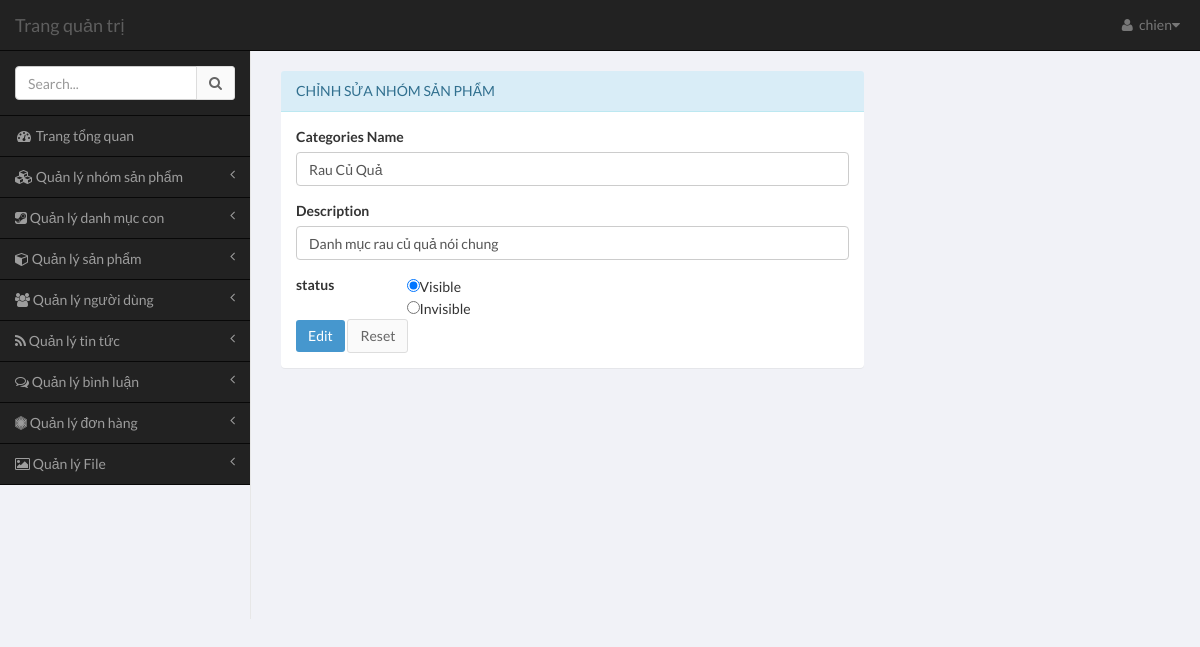
Page /admin/pages/index.php?module=category&action=edit-category&id=1 (signed in) on the committed database.
### tables this page shows
CREATE TABLE `category` (
  `category_id` int(11) NOT NULL,
  `category_name` varchar(100) NOT NULL,
  `description` varchar(255) DEFAULT NULL,
  `status` tinyint(6) DEFAULT '1',
  `created_date` int(11) DEFAULT NULL
);

### common/database.php (called while the page is built, shortened)
<?php
$mysqli = mysqli_connect(DB_HOST, DB_USER, DB_PASS, DB_NAME);
mysqli_set_charset($mysqli,"utf8");
function get_one($table,$field_name,$field_value){
	global $mysqli;
	$sql = "SELECT * FROM $table WHERE $field_name = '$field_value'";
	$res = mysqli_query($mysqli,$sql);
	return mysqli_fetch_assoc($res);
}
?>

### admin/pages/modules/category/edit-category.php (the view, shortened to what this page needs)
<?php
if (!empty($_GET['id'])) {
	$row = get_one('category','category_id',$_GET['id']);
} else {
	echo 'Tham số không hợp lệ';
}
?>
	<div class="row">
    <div class="col-md-8">
        <section class="panel panel-info" style="margin-top: 20px;">
            <header class="panel-heading" >
                Chỉnh sửa nhóm sản phẩm
            </header>
		<?php if($row) : ?>
			 <div class="panel-body">
				<form action="" method="POST" role="form">
					<div class="form-group">
						<label for="">Categories Name</label>
						<input type="text" class="form-control" name="category_name" value="<?php echo $row["category_name"]; ?>">
					</div>
					<div class="form-group">
						<label for="">Description</label>
						<input type="text" class="form-control" value="<?php echo $row['description']; ?>" name="description">
					</div>
					<div class="form-group">
						<div class="" style="float: left; width: 20%;">
							<label for="">status</label>
						</div>
						<div class="" style="float: left; width: 80%;">
							<input type="radio" name="status" value="1" <?php if($row['status'] == 1) echo "checked ='checked'" ?> >Visible<br>
							<input type="radio" name="status" value="0" <?php if($row['status'] == 0) echo "checked ='checked'" ?> >Invisible<br>
						</div>
					</div>
					<button type="submit" class="btn btn-primary">Edit</button>
					<button type="reset" class="btn btn-default">Reset</button>
				</form>
			</div>
		<?php endif; ?>
		</div>
    </div>
</div>

### rows in the picture
category: category_name "Rau Củ Quả", description "Danh mục rau củ quả nói chung", status "☑"

### other values in the picture
$user['username'] "chien"
